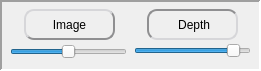
   <widget class="QFrame" name="frame_view_parameters">
    <property name="geometry">
     <rect>
      <x>250</x>
      <y>124</y>
      <width>261</width>
      <height>71</height>
     </rect>
    </property>
    <property name="frameShape">
     <enum>QFrame::Panel</enum>
    </property>
    <property name="frameShadow">
     <enum>QFrame::Sunken</enum>
    </property>
    <property name="lineWidth">
     <number>2</number>
    </property>
    <widget class="QSlider" name="horizontalSlider_blend_depthmap">
     <property name="geometry">
      <rect>
       <x>134</x>
       <y>36</y>
       <width>117</width>
       <height>29</height>
      </rect>
     </property>
     <property name="cursor">
      <cursorShape>PointingHandCursor</cursorShape>
     </property>
     <property name="focusPolicy">
      <enum>Qt::StrongFocus</enum>
     </property>
     <property name="toolTip">
      <string>&lt;html&gt;&lt;head/&gt;&lt;body&gt;&lt;p&gt;Transparency of the depthmap.&lt;/p&gt;&lt;p&gt;Lower values = more transparent&lt;/p&gt;&lt;/body&gt;&lt;/html&gt;</string>
     </property>
     <property name="maximum">
      <number>100</number>
     </property>
     <property name="value">
      <number>90</number>
     </property>
     <property name="tracking">
      <bool>true</bool>
     </property>
     <property name="orientation">
      <enum>Qt::Horizontal</enum>
     </property>
     <property name="tickPosition">
      <enum>QSlider::NoTicks</enum>
     </property>
    </widget>
    <widget class="QPushButton" name="checkBox_image">
     <property name="geometry">
      <rect>
       <x>24</x>
       <y>9</y>
       <width>91</width>
       <height>31</height>
      </rect>
     </property>
     <property name="cursor">
      <cursorShape>PointingHandCursor</cursorShape>
     </property>
     <property name="focusPolicy">
      <enum>Qt::NoFocus</enum>
     </property>
     <property name="toolTip">
      <string>&lt;html&gt;&lt;head/&gt;&lt;body&gt;&lt;p&gt;Display (or not) the image.&lt;/p&gt;&lt;p&gt;Change the blend factor to set the transparency&lt;/p&gt;&lt;/body&gt;&lt;/html&gt;</string>
     </property>
     <property name="styleSheet">
      <string notr="true">QPushButton {
	background: qlineargradient(x1: 0, y1: 0, x2: 0, y2: 1,
                                      stop: 0 #FFFFFF, stop: 1 #E0E0E0);
	border-radius: 10px;
	border: 2px outset #8f8f91;
	color rgb(0,0,0);
}
QPushButton:checked {
	border: 2px inset #8f8f91;
}
QToolTip {
    border:2px solid black;
	padding:5px;
	background-color:rgb(64,64,64);
	color:white;
	font-size: 14px;
}</string>
     </property>
     <property name="text">
      <string>Image</string>
     </property>
     <property name="icon">
      <iconset resource="resources.qrc">
       <normaloff>:/icons/image-off.png</normaloff>
       <normalon>:/icons/image.png</normalon>:/icons/image-off.png</iconset>
     </property>
     <property name="iconSize">
      <size>
       <width>24</width>
       <height>24</height>
      </size>
     </property>
     <property name="checkable">
      <bool>true</bool>
     </property>
     <property name="checked">
      <bool>false</bool>
     </property>
    </widget>
    <widget class="QPushButton" name="checkBox_depthmap">
     <property name="geometry">
      <rect>
       <x>147</x>
       <y>9</y>
       <width>91</width>
       <height>31</height>
      </rect>
     </property>
     <property name="cursor">
      <cursorShape>PointingHandCursor</cursorShape>
     </property>
     <property name="focusPolicy">
      <enum>Qt::NoFocus</enum>
     </property>
     <property name="toolTip">
      <string>&lt;html&gt;&lt;head/&gt;&lt;body&gt;&lt;p&gt;Display (or not) the depthmap.&lt;/p&gt;&lt;p&gt;Change the blend factor to set the transparency&lt;/p&gt;&lt;/body&gt;&lt;/html&gt;</string>
     </property>
     <property name="styleSheet">
      <string notr="true">QPushButton {
	background: qlineargradient(x1: 0, y1: 0, x2: 0, y2: 1,
                                      stop: 0 #FFFFFF, stop: 1 #E0E0E0);
	border-radius: 10px;
	border: 2px outset #8f8f91;
	color rgb(0,0,0);
}
QPushButton:checked {
	border: 2px inset #8f8f91;
}
QToolTip {
    border:2px solid black;
	padding:5px;
	background-color:rgb(64,64,64);
	color:white;
	font-size: 14px;
}</string>
     </property>
     <property name="text">
      <string> Depth</string>
     </property>
     <property name="icon">
      <iconset resource="resources.qrc">
       <normaloff>:/icons/mask-off.png</normaloff>
       <normalon>:/icons/mask.png</normalon>:/icons/mask-off.png</iconset>
     </property>
     <property name="iconSize">
      <size>
       <width>24</width>
       <height>24</height>
      </size>
     </property>
     <property name="checkable">
      <bool>true</bool>
     </property>
     <property name="checked">
      <bool>true</bool>
     </property>
    </widget>
    <widget class="QSlider" name="horizontalSlider_blend_image">
     <property name="geometry">
      <rect>
       <x>10</x>
       <y>37</y>
       <width>117</width>
       <height>29</height>
      </rect>
     </property>
     <property name="cursor">
      <cursorShape>PointingHandCursor</cursorShape>
     </property>
     <property name="focusPolicy">
      <enum>Qt::StrongFocus</enum>
     </property>
     <property name="toolTip">
      <string>&lt;html&gt;&lt;head/&gt;&lt;body&gt;&lt;p&gt;Transparency of the image.&lt;/p&gt;&lt;p&gt;Lower values = more transparent&lt;/p&gt;&lt;/body&gt;&lt;/html&gt;</string>
     </property>
     <property name="maximum">
      <number>100</number>
     </property>
     <property name="value">
      <number>50</number>
     </property>
     <property name="tracking">
      <bool>true</bool>
     </property>
     <property name="orientation">
      <enum>Qt::Horizontal</enum>
     </property>
     <property name="tickPosition">
      <enum>QSlider::NoTicks</enum>
     </property>
    </widget>
    <zorder>horizontalSlider_blend_depthmap</zorder>
    <zorder>checkBox_image</zorder>
    <zorder>horizontalSlider_blend_image</zorder>
    <zorder>checkBox_depthmap</zorder>
   </widget>
